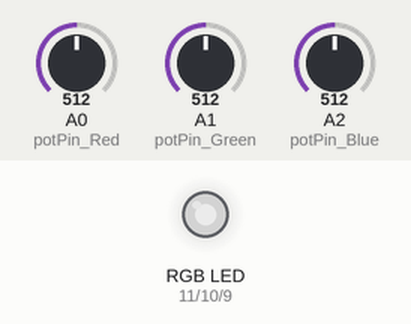
A sketch run on a simulated Arduino Uno, built with avr-gcc and run on an emulated ATmega328P. On the bench: an RGB LED mixed from three pins (HIGH = lit). The inputs (shaded band) are chosen by the test bench; at power-on: A0 (potPin_Red) = 512, A1 (potPin_Green) = 512, A2 (potPin_Blue) = 512. Dim RGB values are drawn brighter than linear.

Above: at 1.2 s.
1.3 s: A0 (potPin_Red) set to 716
At 2.1 s:
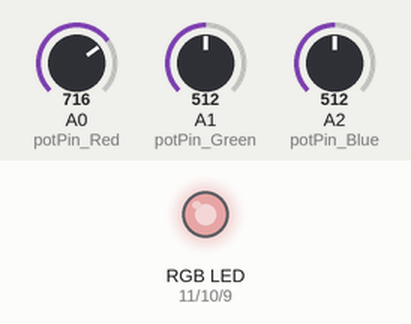
2.8 s: A1 (potPin_Green) set to 716
At 3.3 s:
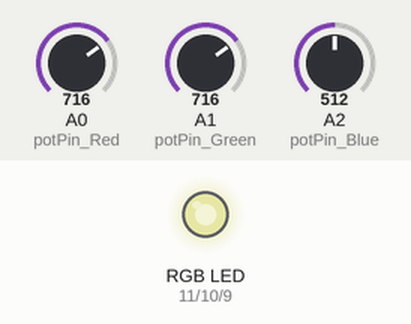
4.3 s: A2 (potPin_Blue) set to 716
At 5.5 s:
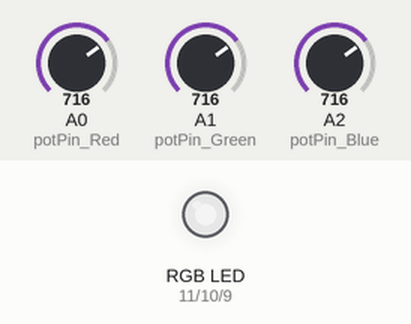
5.8 s: A0 (potPin_Red) set to 900
At 6.8 s:
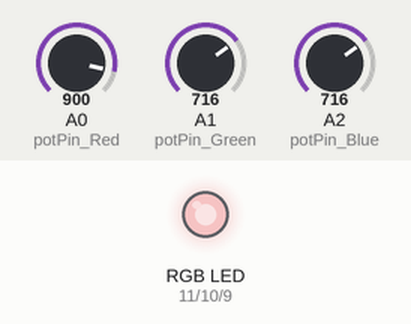
7.3 s: A1 (potPin_Green) set to 900
At 7.9 s:
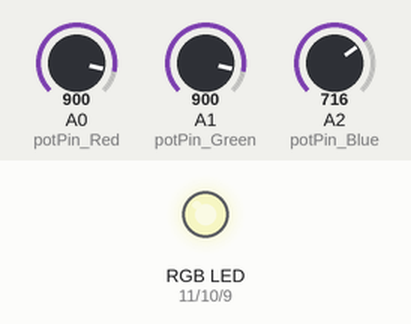
8.8 s: A2 (potPin_Blue) set to 900
At 10.2 s:
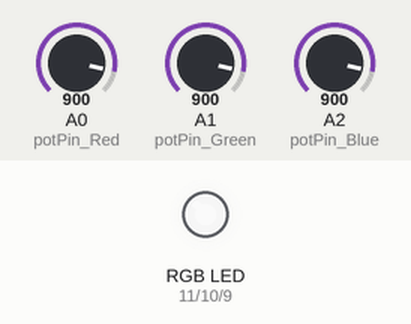
Timing chart, 0 to 11.3 s (numbered marks = the images above; inputs shaded):
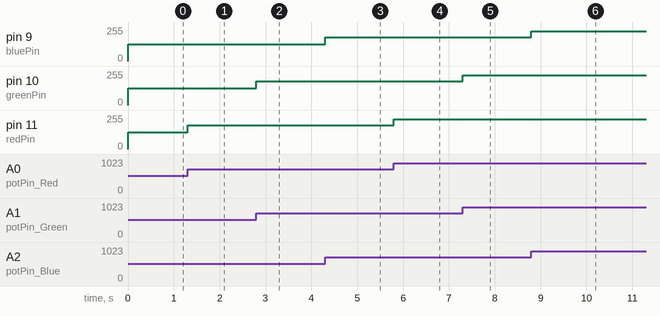

Measured:
- after the input at 1.3 s, pin 11 (redPin): 127/255 → 178/255 at once
- after the input at 2.8 s, pin 10 (greenPin): 127/255 → 178/255 at once
- after the input at 4.3 s, pin 9 (bluePin): 127/255 → 178/255 at once
- after the input at 5.8 s, pin 11 (redPin): 178/255 → 224/255 at once
- after the input at 7.3 s, pin 10 (greenPin): 178/255 → 224/255 at once
- after the input at 8.8 s, pin 9 (bluePin): 178/255 → 224/255 at once

The sketch:

tema2.ino
```cpp
// Tema 2
// Buzescu Alexandru-Gabriel

// Potentiometer
const int potPin_Red = A0;
const int potPin_Green = A1;
const int potPin_Blue = A2;
int potValue_Red = 0;
int potValue_Green = 0;
int potValue_Blue = 0;

// RGB Led
const int redPin = 11;
const int greenPin = 10;
const int bluePin = 9;

void setup() {
  pinMode(redPin, OUTPUT);
  pinMode(greenPin, OUTPUT);
  pinMode(bluePin, OUTPUT);
  Serial.begin(9600);
}
int readAndMap(int pin){
  int value = analogRead(pin);
  value = map(value, 0, 1023, 0, 255);

  return value;
}
void turnOnRGB(int redValue, int greenValue, int blueValue){
  analogWrite(redPin, redValue);
  analogWrite(greenPin, greenValue);
  analogWrite(bluePin, blueValue);
}
void loop() {
  potValue_Red = readAndMap(potPin_Red);
  potValue_Green = readAndMap(potPin_Green);
  potValue_Blue = readAndMap(potPin_Blue);

  turnOnRGB(potValue_Red, potValue_Green, potValue_Blue);
}
```
